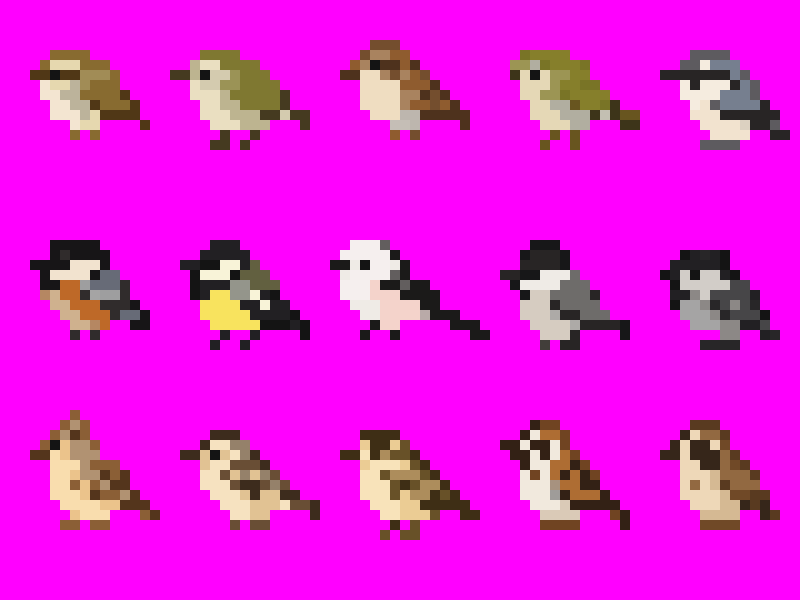
#> input picture source/original.gif, 800 x 600 px
$ python make_birds.py
#> lines starting #> are read from the running program, lines starting #| are printed output that depends on the picture
"""Bird pixel-art sheet generator.

- Reads the original sprites from source/original.gif (15 birds, side view)
- Erases the old stubby legs and draws proper legs (tarsus + toes)
- Arranges 15 species (see LAYOUT); some reuse original sprites, others are
  newly drawn, and 5 are front-facing
- Writes birds.gif (animated: birds crouch/bob with feet planted on the ground)
"""
from PIL import Image

SRC = "source/original.gif"
OUT = "birds.gif"
CELL = 10            # 1 pixel-art dot = 10px
SLOT_W, SLOT_H = 16, 20
COLS, ROWS = 5, 3
GROUND = 16          # toe row inside each slot
MAGENTA = (255, 0, 255)  # chroma key of the original sheet
BG_TOP = (92, 96, 196)     # blue-violet
BG_BOTTOM = (156, 132, 222)  # lighter lavender-violet

# ---------------------------------------------------------------- leg colours
PINK_BROWN = (184, 130, 110)   # sparrows, bush warbler etc.
SLATE = (78, 84, 100)          # tits, white-eye
NUT_LEG = (150, 118, 82)       # nuthatch
BLACK_LEG = (40, 36, 40)       # long-tailed tit


def shade(c, f=0.72):
    return tuple(int(v * f) for v in c)


# ------------------------------------------------- per-bird leg-fix settings
# key (row, col): (erase_from_y, erase_max_x, (leg_x1, leg_x2), leg colour, extra erase pixels)
SIDE = {
    (0, 0): (13, 11, (7, 10), PINK_BROWN, []),
    (0, 1): (13, 11, (6, 9), PINK_BROWN, []),
    (0, 2): (13, 11, (7, 10), PINK_BROWN, []),
    (0, 3): (13, 11, (7, 10), SLATE, []),
    (0, 4): (14, 11, (7, 10), NUT_LEG, []),
    (1, 0): (13, 11, (7, 10), SLATE, []),
    (1, 1): (13, 11, (6, 9), SLATE, []),
    (1, 3): (14, 11, (6, 9), SLATE, [(0, 13)]),
    (1, 4): (14, 11, (6, 9), SLATE, []),
    (2, 0): (12, 11, (7, 10), PINK_BROWN, []),
    (2, 1): (12, 11, (7, 10), PINK_BROWN, []),
    (2, 2): (12, 11, (7, 10), PINK_BROWN, []),
    (2, 3): (12, 11, (6, 9), PINK_BROWN, []),
    (2, 4): (12, 11, (6, 9), PINK_BROWN, []),
}


def load_original():
    im = Image.open(SRC)
#> im is the input picture: PIL image 800x600 P; mean R, G, B 229.4, 27.1, 220.2
    im.seek(0)
    f = im.convert("RGB").resize((80, 60), Image.NEAREST)
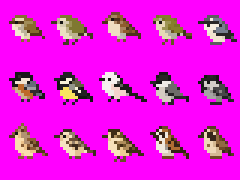
#> f: PIL image 80x60 RGB (shown 3 times larger); mean R, G, B 229.4, 27.1, 220.2
    sprites = {}
    for r in range(3):
        for c in range(5):
            g = {}
            for y in range(SLOT_H):
                for x in range(SLOT_W):
                    p = f.getpixel((c * 16 + x, r * 20 + y))
                    if p != MAGENTA:
                        g[(x, y)] = p
            sprites[(r, c)] = g
#> after the loop, sprites = 15 items
    return sprites


def from_ascii(rows, pal):
    g = {}
    for y, row in enumerate(rows):
        for x, ch in enumerate(row):
            if ch != ".":
                g[(x, y)] = pal[ch]
    return g


def mirror_half(rows):
    """8-wide left halves -> 16-wide symmetric rows."""
    return [r + r[::-1] for r in rows]


# ------------------------------------------------------------ normal Enaga
# White crown, thick black brow-stripe to the nape, black back with
# wine-pink scapulars, pinkish belly, long black tail with white edges.
ENAGA_PAL = {
    "W": (246, 243, 241), "w": (226, 221, 222), "K": (30, 28, 31),
    "G": (74, 70, 76), "P": (232, 196, 200), "p": (196, 138, 152),
    "E": (16, 14, 16), "Y": (236, 196, 92), "b": (36, 34, 36),
}
ENAGA = [
    "................",
    "................",
    "................",
    ".....WWWW.......",
    "....WWWWWKK.....",
    "...KKKKKKKKK....",
    "..bWEYWWKKKK....",
    "...WWWWWWKpp....",
    "...WWWWWWKppK...",
    "...wWWWWPKKWKK..",
    "....wWWPPPKKWKK.",
    ".....wPPPPpKKKWK",
    "......wPPp...KKW",
    "..............KK",
]


# ------------------------------------------------------ front-facing birds
# Left halves (8 columns), mirrored.  Legs drawn separately.
FRONT = []

# Sized to match the side-view birds: about 8-10 dots wide, 10 dots tall.
# スズメ (tree sparrow)
FRONT.append((mirror_half([
    "......cc",
    ".....ccc",
    "....cccc",
    "....WEcc",
    "....WWWB",
    "....KWWK",
    "...bwWww",
    "...bwwww",
    "....bwww",
    ".....www",
]), {
    "c": (140, 84, 42), "W": (240, 232, 220), "E": (20, 18, 18),
    "K": (36, 30, 28), "B": (78, 72, 70), "b": (112, 72, 38),
    "w": (214, 200, 182),
}, PINK_BROWN))

# シジュウカラ (Japanese tit)
FRONT.append((mirror_half([
    "......KK",
    ".....KKK",
    "....KKKK",
    "....WEKK",
    "....WWWB",
    "....KWWK",
    "...gwWWK",
    "...gwWWK",
    "....gwWK",
    ".....wwK",
]), {
    "K": (28, 26, 30), "W": (246, 244, 238), "E": (8, 8, 8),
    "B": (84, 84, 90), "g": (128, 138, 96), "w": (222, 220, 212),
}, SLATE))

# メジロ (Japanese white-eye)
FRONT.append((mirror_half([
    "......GG",
    ".....GGG",
    "....GWGG",
    "....WEWG",
    "....GWGB",
    "....GYYY",
    "...gYYYY",
    "...gwYWW",
    "....gwWW",
    ".....www",
]), {
    "G": (126, 150, 56), "W": (248, 246, 240), "E": (14, 14, 14),
    "B": (50, 50, 54), "Y": (230, 210, 70), "g": (104, 124, 48),
    "w": (214, 208, 190),
}, SLATE))

# エナガ (long-tailed tit)
FRONT.append((mirror_half([
    "......WW",
    ".....WWW",
    "....KKWW",
    "....KEYW",
    "....WWWB",
    "....WWWW",
    "...KWWWW",
    "...KPWWW",
    "....PPPW",
    ".....PPP",
]), {
    "W": (246, 243, 241), "K": (30, 28, 31), "E": (14, 12, 14),
    "Y": (236, 196, 92), "B": (36, 34, 36), "P": (232, 196, 200),
}, BLACK_LEG))

# ヤマガラ (varied tit)
FRONT.append((mirror_half([
    "......KK",
    ".....KKK",
    "....CKKK",
    "....CECC",
    "....CCCB",
    "....CCCK",
    "...gOCKK",
    "...gOOOO",
    "....gOOO",
    ".....OOO",
]), {
    "K": (30, 28, 32), "C": (240, 226, 196), "E": (12, 12, 12),
    "B": (84, 82, 88), "O": (196, 110, 52), "g": (110, 116, 130),
}, SLATE))


# ---------------------------------------------- newly drawn species (side)
# (ascii rows, palette, (leg_x1, leg_x2), leg colour)
NEW_SIDE = {}

# センダイムシクイ: olive-green back, pale yellowish brow, dark eye-stripe,
# whitish underparts, pale-yellow undertail
NEW_SIDE["ムシクイ"] = ([
    ".....OOOO.......",
    "....SSSSOO......",
    ".BBKEKKKOOO.....",
    "...WWWWOOOOO....",
    "...WWWwOoOOOO...",
    "....WWwwOoOOOO..",
    "....WWwwwoOOOoo.",
    ".....WYYwwoooooo",
    "......YY.....oo.",
], {
    "O": (122, 140, 62), "o": (88, 104, 42), "S": (236, 234, 196),
    "K": (58, 64, 38), "E": (12, 12, 12), "W": (242, 242, 232),
    "w": (212, 214, 200), "Y": (236, 230, 168), "B": (82, 72, 56),
}, (6, 9), PINK_BROWN)

# ヤブサメ: tiny, almost no tail, brown back, long buff-white brow,
# dark eye-stripe
NEW_SIDE["ヤブサメ"] = ([
    "................",
    ".....NNNN.......",
    "...SSSSSSNN.....",
    ".BBKEKKKKKNN....",
    "...WWWWNNNNNN...",
    "...WWWWwNnNNNN..",
    "....WWWwwnNNNnn.",
    ".....WWwwwnnnn..",
    "......ww........",
], {
    "N": (128, 96, 62), "n": (92, 66, 40), "S": (234, 222, 188),
    "K": (62, 44, 28), "E": (10, 10, 10), "W": (238, 232, 216),
    "w": (214, 200, 174), "B": (84, 66, 50),
}, (6, 9), PINK_BROWN)

# ウグイス: plain olive-brown, grey-white brow, long tail
NEW_SIDE["ウグイス"] = ([
    ".....UUUU.......",
    "....SSSSUU......",
    ".BBKEKKUUUU.....",
    "...WWWWUUUUU....",
    "...WWWwUnUUUU...",
    "....WWwwUnUUUU..",
    "....WWwwwnUUUnnn",
    ".....WwwwnnnnUnn",
    "......ww.....nnn",
], {
    "U": (140, 126, 76), "n": (104, 92, 54), "S": (216, 214, 198),
    "K": (78, 70, 46), "E": (12, 12, 12), "W": (228, 226, 214),
    "w": (196, 190, 166), "B": (88, 78, 60),
}, (6, 9), PINK_BROWN)

# オオジュリン (breeding male): black head & throat, white moustache and
# collar, chestnut back with dark streaks, whitish belly
NEW_SIDE["オオジュリン"] = ([
    ".....KKKK.......",
    "....KKKKKK......",
    "..bKEKKKKKC.....",
    "...WWKKKWWCC....",
    "...KKWWWWCcCC...",
    "...WWWwwCcCcCC..",
    "....WWwwBCcCccc.",
    ".....WwwwBcccWcc",
    "......ww.....ccW",
], {
    "K": (30, 28, 30), "E": (6, 6, 6), "W": (242, 240, 234),
    "C": (156, 100, 54), "c": (72, 50, 30), "B": (212, 184, 136),
    "w": (214, 210, 200), "b": (70, 70, 76),
}, (6, 9), PINK_BROWN)

# メジロ (side): olive-green back, white eye-ring, yellow throat,
# whitish belly with brownish flanks
NEW_SIDE["メジロ"] = ([
    "....GGGG........",
    "...GWGGGG.......",
    ".BBWEWGGGG......",
    "..YYWYGGGGG.....",
    "..YYYYGgGGGG....",
    "...YwwwGgGGGG...",
    "...wwwffgGGGGgg.",
    "....wwfffgggggg.",
    ".....ww.....ggg.",
], {
    "G": (126, 150, 56), "g": (92, 112, 40), "W": (250, 250, 246),
    "E": (10, 10, 10), "Y": (230, 210, 70), "w": (228, 226, 216),
    "f": (200, 184, 156), "B": (60, 60, 64),
}, (5, 8), SLATE)

# ホオジロ (front): chestnut crown, white brow and cheek stripe,
# dark eye-mask, white throat, chestnut breast, buff belly
FRONT_HOOJIRO = (mirror_half([
    "......CC",
    ".....CgC",
    "....SSCC",
    "....KEKC",
    "....KKWB",
    "....SWWW",
    "...rRRRR",
    "...rRRRb",
    "....rbbb",
    ".....bbb",
]), {
    "C": (150, 84, 44), "g": (128, 110, 92), "S": (244, 240, 232),
    "K": (52, 36, 28), "E": (6, 6, 6), "W": (246, 244, 238),
    "B": (90, 86, 90), "R": (190, 120, 70), "r": (118, 74, 40),
    "b": (226, 200, 160),
}, PINK_BROWN)

# ビンズイ: re-tint the old pipit sprite to an olive-green back
BINZUI_TINT = {
    (173, 141, 92): (150, 148, 96),
    (104, 81, 40): (96, 98, 54),
}

# final 3x5 arrangement (front-facing birds kept apart from each other)
LAYOUT = [
    ["ヤブサメ", "メジロ", "ウグイス", "ムシクイ", "シジュウカラ"],
    ["ヒバリ", "ゴジュウカラ", "エナガ", "コガラ", "ヒガラ"],
    ["ヤマガラ", "タヒバリ", "ビンズイ", "ホオジロ", "オオジュリン"],
]
# birds taken from the original sheet (slot in the original)
ORIGINAL_OF = {
    "ゴジュウカラ": (0, 4), "コガラ": (1, 3), "ヒガラ": (1, 4),
    "ヒバリ": (2, 0), "タヒバリ": (2, 1), "ビンズイ": (2, 2),
}
FRONT_OF = {"シジュウカラ": 1, "エナガ": 3, "ヤマガラ": 4}


def body_bottom(g, x):
    ys = [y for (px, y) in g if px == x]
    return max(ys) if ys else None


def draw_side_legs(g, legs, color, ground, crouch):
    """Side view: tarsus straight down, toes pointing forward (left).

    Both legs use the same darker tone; the toes are kept 2 dots wide so a
    gap stays between the two feet instead of merging into one bar.
    """
    out = dict(g)
    col = shade(color)
    for x in legs:
        top = body_bottom(out, x)
        top = (top + 1) if top is not None else ground - 2
        for y in range(top, ground):
            out.setdefault((x, y), col)
        for tx in (x - 1, x):
            out[(tx, ground)] = col
    return out


def draw_front_legs(g, color, ground):
    out = dict(g)
    for x, toes in ((5, (4, 5, 6)), (10, (9, 10, 11))):
        top = body_bottom(out, x)
        top = (top + 1) if top is not None else ground - 2
        for y in range(top, ground):
            out.setdefault((x, y), color)
        for tx in toes:
            out[(tx, ground)] = color
    return out


def shift(g, dy):
    return {(x, y + dy): c for (x, y), c in g.items()}


def build_side(sprite, cfg, crouch):
    ey, ex, legs, color, extra = cfg
    g = {k: v for k, v in sprite.items() if not (k[1] >= ey and k[0] <= ex)}
    for k in extra:
        g.pop(k, None)
    # align so the body bottom sits 3 rows above GROUND
    bottom = max(body_bottom(g, x) or 0 for x in legs)
    dy = (GROUND - 3) - bottom + (1 if crouch else 0)
    g = shift(g, dy)
    return draw_side_legs(g, legs, color, GROUND, crouch)


def build_enaga(crouch):
    g = from_ascii(ENAGA, ENAGA_PAL)
    legs = (6, 9)
    bottom = max(body_bottom(g, x) or 0 for x in legs)
    dy = (GROUND - 3) - bottom + (1 if crouch else 0)
    g = shift(g, dy)
    return draw_side_legs(g, legs, BLACK_LEG, GROUND, crouch)


def build_new_side(spec, crouch):
    rows, pal, legs, color = spec
    g = from_ascii(rows, pal)
    bottom = max(body_bottom(g, x) or 0 for x in legs)
    dy = (GROUND - 3) - bottom + (1 if crouch else 0)
    return draw_side_legs(shift(g, dy), legs, color, GROUND, crouch)


def build_front(spec, crouch):
    rows, pal, color = spec
    g = from_ascii(rows, pal)
    bottom = max(body_bottom(g, x) or 0 for x in (5, 10))
    dy = (GROUND - 3) - bottom + (1 if crouch else 0)
    g = shift(g, dy)
    return draw_front_legs(g, color, GROUND)


def render(crouch):
    sprites = load_original()
#> sprites = 15 items
    W, H = COLS * SLOT_W * CELL, ROWS * SLOT_H * CELL
    img = Image.new("RGB", (W, H))
#> img: PIL image 800x600 RGB; every value is 0
    # blue-violet vertical gradient, stepped per dot row to stay pixel-art
    rows = H // CELL
    for r in range(rows):
        t = r / (rows - 1)
        col = tuple(round(a + (b - a) * t) for a, b in zip(BG_TOP, BG_BOTTOM))
        img.paste(col, (0, r * CELL, W, (r + 1) * CELL))
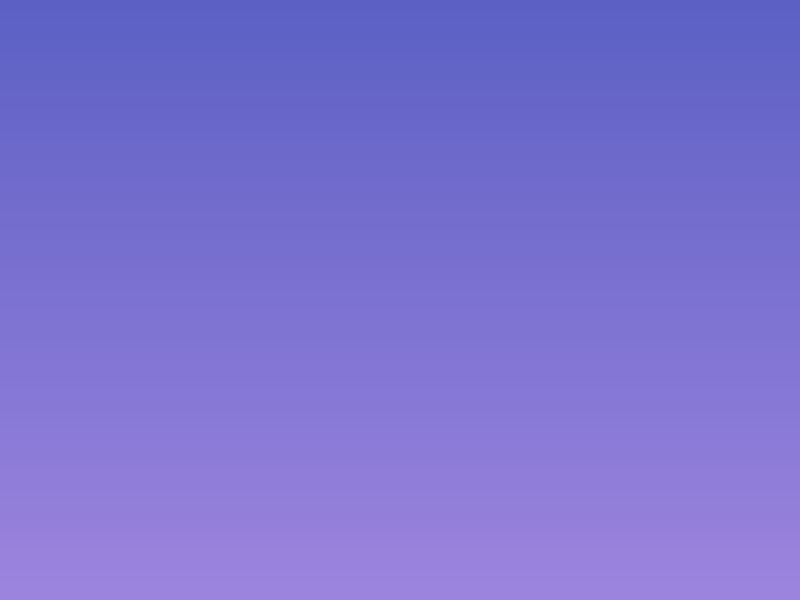
#> img: PIL image 800x600 RGB; mean R, G, B 124, 114, 209
    grid = {}
    for r, row in enumerate(LAYOUT):
        for c, name in enumerate(row):
            if name in ORIGINAL_OF:
                key = ORIGINAL_OF[name]
                spr = sprites[key]
                if name == "ビンズイ":
                    spr = {k: BINZUI_TINT.get(v, v) for k, v in spr.items()}
                g = build_side(spr, SIDE[key], crouch)
            elif name in FRONT_OF:
                g = build_front(FRONT[FRONT_OF[name]], crouch)
            elif name == "ホオジロ":
                g = build_front(FRONT_HOOJIRO, crouch)
            else:
                g = build_new_side(NEW_SIDE[name], crouch)
            grid[(r, c)] = g
#> after the loop, grid = 15 items
    px = img.load()
    for (r, c), g in grid.items():
        for (x, y), col in g.items():
            if 0 <= x < SLOT_W and 0 <= y < SLOT_H:
                for yy in range(CELL):
                    for xx in range(CELL):
                        px[(c * SLOT_W + x) * CELL + xx, (r * SLOT_H + y) * CELL + yy] = col
#> this loop made 15 passes
#> (r, c) on passes 1 to 12: (0, 0), (0, 1), (0, 2), (0, 3), (0, 4), (1, 0), (1, 1), (1, 2), (1, 3), (1, 4), (2, 0), (2, 1)
    return img


def main():
    up, down = render(False), render(True)
#> the loop in render (call 2), `for r, row in enumerate(LAYOUT):` made 3 passes
#> the loop in render (call 2), `for (r, c), g in grid.items():` made 15 passes
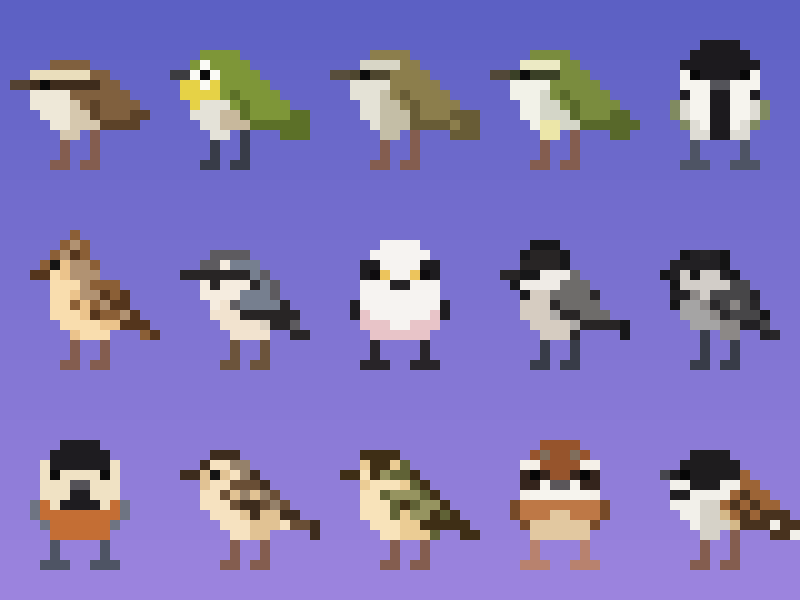
#> up: PIL image 800x600 RGB; mean R, G, B 128.8, 118, 183.4
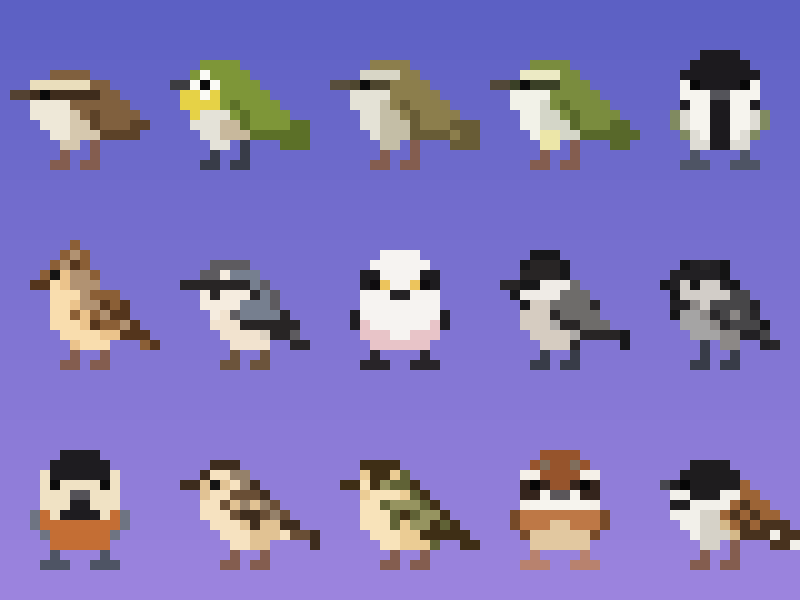
#> down: PIL image 800x600 RGB; mean R, G, B 128.7, 118.1, 184.2

    def bob(columns):
        """Frame where only the given columns are crouched."""
#> called with columns = (0, 2, 4)
        f = up.copy()
        w = SLOT_W * CELL
        for c in columns:
            f.paste(down.crop((c * w, 0, (c + 1) * w, f.height)), (c * w, 0))
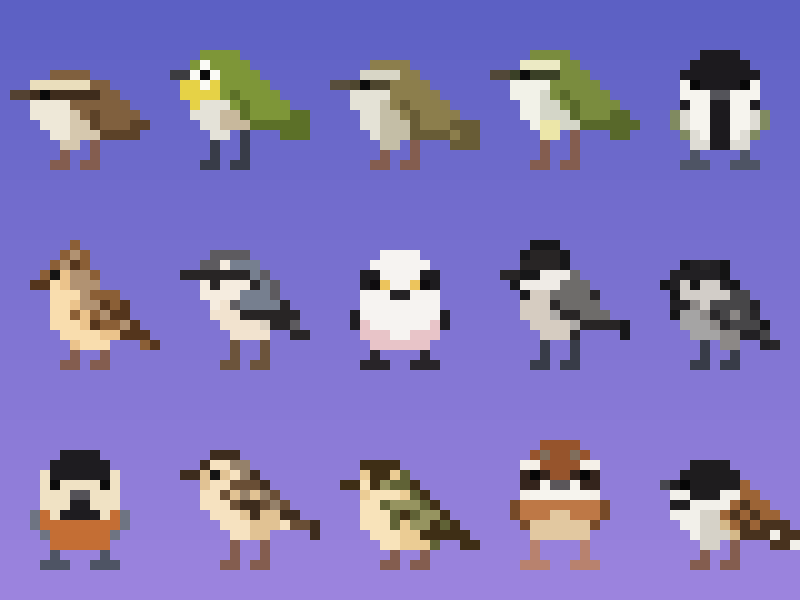
#> f: PIL image 800x600 RGB; mean R, G, B 128.7, 118.1, 183.9
        return f

    # columns 1/3/5 and columns 2/4 take turns:
    # while one group hops 3 times, the other group rests, then they swap
    odd, even = bob((0, 2, 4)), bob((1, 3))
#> call 2 of bob, with columns = (1, 3)
#> the loop in bob (call 2), `for c in columns:` made 2 passes
#> c on pass 2: 3
#> after the loop in bob (call 2), `for c in columns:`:
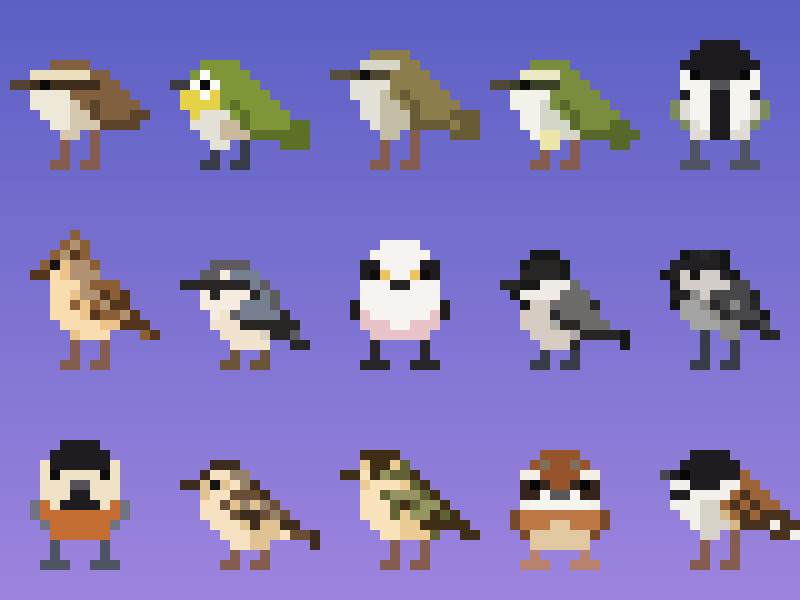
#> f: PIL image 800x600 RGB; mean R, G, B 128.7, 118, 183.7
    seq = [up, odd, up, odd, up, odd, up, even, up, even, up, even]
    durs = [90] * len(seq)
#> durs = [90, 90, 90, 90, 90, 90, 90, 90, 90, 90, 90, 90]
    # exact shared palette (total colours < 256), so nothing gets merged
    cols = sorted({c for f in (up, down) for _, c in f.getcolors(1 << 16)})
#> cols = 163 items, first 6: (6, 6, 6), (8, 8, 8), (10, 10, 10), (12, 12, 12), (14, 12, 14), (20, 20, 20)
    assert len(cols) <= 256, len(cols)
    pal_img = Image.new("P", (1, 1))
    pal_img.putpalette([v for c in cols for v in c] + [0] * (768 - 3 * len(cols)))
    index = {c: i for i, c in enumerate(cols)}
#> index = 163 items

    def to_p(f):
        p = Image.new("P", f.size)
        p.putpalette(pal_img.getpalette())
#> p: PIL image 800x600 P; every value is 6
        p.putdata([index[c] for c in f.getdata()])
        return p

    frames = [to_p(f) for f in seq]
#> frames = 12 items
    frames[0].save(OUT, save_all=True, append_images=frames[1:], duration=durs, loop=0, disposal=1)
    up.save("preview.png")
    print("wrote", OUT)


if __name__ == "__main__":
    main()
